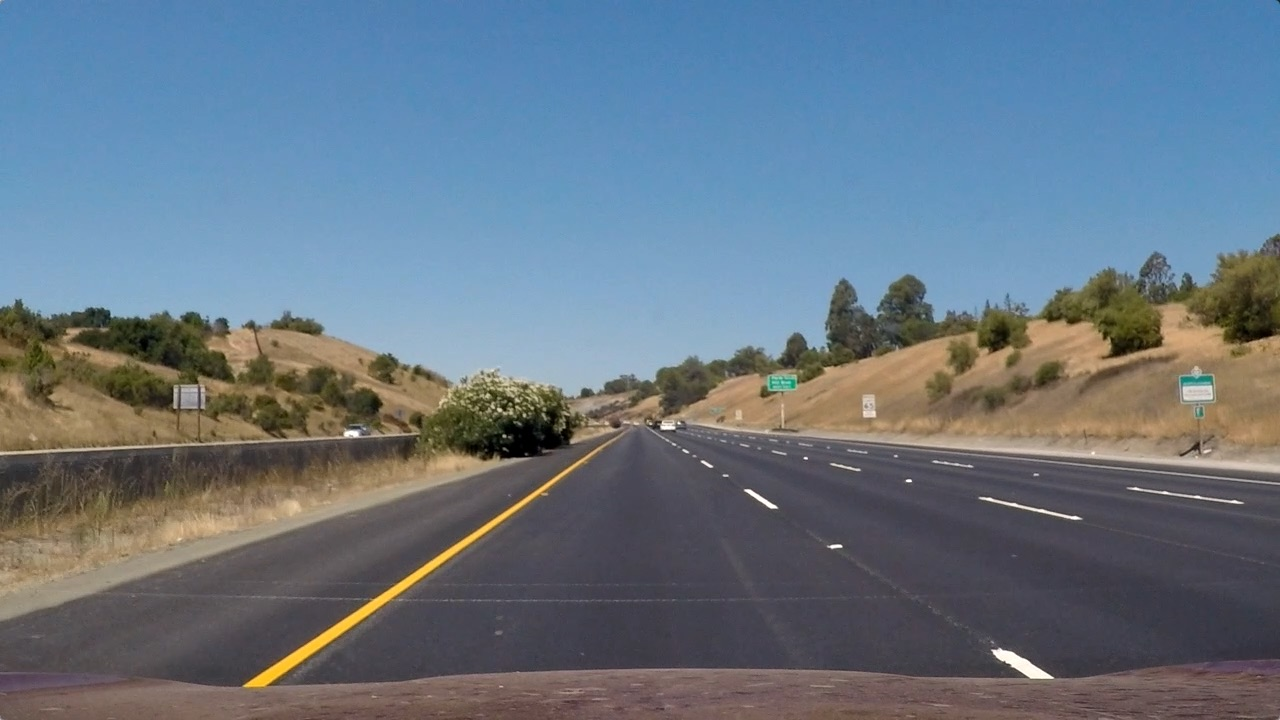
#> input picture test_images/straight_lines1.jpg, 1280 x 720 px
$ jupyter execute --allow-errors gradients.ipynb   (older library calls are emulated)
#> lines starting #> are read from the running program, lines starting #| are printed output that depends on the picture; after the words box and inside, x2 and y2 are one past the last pixel; in counts of white or black regions, pixels touching at a corner belong together
### threshold_functions.py
import glob

import cv2
import matplotlib.pyplot as plt
import numpy as np

from saveTo import saveTo


# Define a function that applies Sobel x or y,
# then takes an absolute value and applies a threshold.
def abs_sobel_thresh(img, orient='xy', sobel_kernel=3, thresh=(100, 255), verbose=False):

    # Apply the following steps to img
    # 1) Convert to grayscale
    # 2) Take the gradient in x and y separately
    # 3) Calculate the magnitude
    # 4) Scale to 8-bit (0 - 255) and convert to type = np.uint8
    # 5) Create a binary mask where mag thresholds are met
    # 5) Blur the image
    # 5) apply Otsu's thresholding after Gaussian filtering
    # 6) Return this mask as your binary_output image

    gray = cv2.cvtColor(img, cv2.COLOR_RGB2GRAY)
    if orient == 'x':
        abs_sobel = np.absolute(
            cv2.Sobel(gray, cv2.CV_64F, 1, 0, ksize=sobel_kernel))
    if orient == 'y':
        abs_sobel = np.absolute(
            cv2.Sobel(gray, cv2.CV_64F, 0, 1, ksize=sobel_kernel))
    if orient == 'xy':
        abs_sobel_x = cv2.Sobel(gray, cv2.CV_64F, 1, 0, ksize=sobel_kernel)
        abs_sobel_y = cv2.Sobel(gray, cv2.CV_64F, 0, 1, ksize=sobel_kernel)
        abs_sobel = np.sqrt(abs_sobel_x ** 2 + abs_sobel_y ** 2)
    scaled_sobel = np.uint8(255 * abs_sobel/np.max(abs_sobel))

    """ #thresholding after Gaussian filtering
    blur = cv2.GaussianBlur(scaled_sobel,(5,5),0)
    _,binary_output = cv2.threshold(blur, 50, 1, cv2.THRESH_BINARY)
    """

    # Otsu's thresholding after Gaussian filtering
    blur = cv2.GaussianBlur(scaled_sobel, (5, 5), 0)
    _, binary_output = cv2.threshold(
        blur, thresh[0], thresh[1], cv2.THRESH_BINARY+cv2.THRESH_OTSU)

    #binary_output = np.zeros_like(scaled_sobel)
    #binary_output[(scaled_sobel >= thresh[0]) & (scaled_sobel <= thresh[1])] = 1

    if verbose:
        plt.imshow(binary_output, cmap='gray')
        plt.show()
    return binary_output

# Define a function that applies Sobel x and y,
# then computes the magnitude of the gradient
# and applies a threshold


# [60 lines left out: functions mag_thresh, dir_threshold, not called in this run]


def hls_select(img, thresh=(0, 255), channel='S'):
    # 1) Convert to HLS color space
    # 2) Apply a threshold to the S channel
    # 3) Return a binary image of threshold result

    # convert image from RGB to HLS
    hls = cv2.cvtColor(img, cv2.COLOR_RGB2HLS)

    # get the H channel from the HLS image
    H = hls[:, :, 0]
    # get the L channel from the HLS image
    L = hls[:, :, 1]
    # get the S channel from the HLS image
    S = hls[:, :, 2]

    # apply threshold to the S channel and produce a binary image
    binary_output = np.zeros_like(H)
    if channel == 'H':
        binary_output[(H > thresh[0]) & (H <= thresh[1])] = 1
    if channel == 'L':
        binary_output[(L > thresh[0]) & (L <= thresh[1])] = 1
    if channel == 'S':
        binary_output[(S > thresh[0]) & (S <= thresh[1])] = 1
    return binary_output


def hsv_select(img, thresh=([0, 70, 70], [50, 255, 255]), channel='all', verbose=False):
    # 1) Convert to HSV color space
    # 2) Apply a threshold to the S channel
    # 3) Return a binary image of threshold result

    # define range of blue color in HSV
    lower_b = np.array(thresh[0])
    upper_b = np.array(thresh[1])

    # convert image from BGR to HSV
    hsv = cv2.cvtColor(img, cv2.COLOR_BGR2HSV)

    # get the H channel from the HLS image
    H = hsv[:, :, 0]
    # get the S channel from the HLS image
    S = hsv[:, :, 1]
    # get the V channel from the HLS image
    V = hsv[:, :, 2]

    # apply threshold to the S channel and produce a binary image
    binary_output = np.zeros_like(H)
    if channel == 'H':
        binary_output[(H > thresh[0][0]) & (H <= thresh[1][0])] = 1
    if channel == 'S':
        binary_output[(S > thresh[0][1]) & (S <= thresh[1][1])] = 1
    if channel == 'V':
        binary_output[(V > thresh[0][2]) & (V <= thresh[1][2])] = 1
    if channel == 'all':
        # Threshold the HSV image to get only range threshold colors
        binary_output = cv2.inRange(hsv, lower_b, upper_b)
        """ binary_output[(H > thresh[0][0]) & (H <= thresh[1][0]) &
                      (S > thresh[0][1]) & (S <= thresh[1][1]) &
                      (V > thresh[0][2]) & (V <= thresh[1][2]) ] = 1
 """

    if verbose:
        plt.imshow(binary_output, cmap='gray')
        plt.show()

    return binary_output


def histo_image(image, verbose=False):
    """
    Apply histogram equalization to an input frame, threshold it and return the (binary) result.
    """
    gray = cv2.cvtColor(image, cv2.COLOR_BGR2GRAY)

    histo_global = cv2.equalizeHist(gray)

    _, histo = cv2.threshold(histo_global, thresh=250,
                             maxval=255, type=cv2.THRESH_BINARY)

    if verbose:
        plt.imshow(histo, cmap='gray')
        plt.show()

    return histo


def binarize_image(img, verbose=False):
    """
    Convert an input frame to a binary image that highlights lanes as much as possible

    :param img: input color image
    :param show: if True, show resulting images
    :return: binarized image
    """
    h, w = img.shape[:2]

    # creat an empty image with the same size as the passed frame to the function
    binary_output = np.zeros(shape=(h, w), dtype=np.uint8)

    # using HSV, Find yellow lanes in the image (min [0, 70, 70] and max [50, 255, 255] were selected to detect yellow at all conditions in the image)
    HSV_yellow_lanes = hsv_select(img, thresh=(
        [0, 100, 100], [50, 255, 255]), channel='all', verbose=False)

    #HSV_yellow_lanes = thresh_frame_in_HSV(img, yellow_HSV_th_min, yellow_HSV_th_max, verbose=False)

    # add the yellow mask to the binary image
    binary_output = np.logical_or(binary_output, HSV_yellow_lanes)

    # using Histogram Equalization, Find white lanes in the image
    histo_white_lanes = histo_image(img, verbose=False)

    # add the white mask to the binary image
    binary_output = np.logical_or(binary_output, histo_white_lanes)

    # apply sobel mask to the image
    sobel_mask = abs_sobel_thresh(
        img, orient='xy', sobel_kernel=9, thresh=(50, 200), verbose=False)

    # apply a light morphology to "fill the gaps" in the binary image
    kernel = np.ones((6, 6), np.uint8)
    closing = cv2.morphologyEx(sobel_mask.astype(
        np.uint8), cv2.MORPH_CLOSE, kernel)

    kernel = np.ones((2, 2), np.uint8)
    opening = cv2.morphologyEx(closing.astype(
        np.uint8), cv2.MORPH_OPEN, kernel)

    # add the sobel mask to the binary image
    binary_output = np.logical_or(opening, binary_output)

    # using HLS, Find lanes in the image
    hls_s_binary = hls_select(img, thresh=(200, 255), channel='S')

    # add the HLS mask to the binary image
    binary_output = np.logical_or(binary_output, hls_s_binary)

    # apply a light morphology to "fill the gaps" in the binary image
    kernel = np.ones((5, 5), np.uint8)
    binary_output = cv2.morphologyEx(binary_output.astype(
        np.uint8), cv2.MORPH_CLOSE, kernel)


    if verbose:
        f, ax = plt.subplots(2, 3)
        f.set_facecolor('white')

        ax[0, 0].imshow(cv2.cvtColor(img, code=cv2.COLOR_BGR2RGB), cmap='gray')
        ax[0, 0].set_title('Original')
        ax[0, 0].set_axis_off()

        ax[0, 1].imshow(HSV_yellow_lanes, cmap='gray')
        ax[0, 1].set_title('Yellow mask')
        ax[0, 1].set_axis_off()

        ax[0, 2].imshow(histo_white_lanes, cmap='gray')
        ax[0, 2].set_title('white mask')
        ax[0, 2].set_axis_off()

        ax[1, 2].imshow(sobel_mask, cmap='gray')
        ax[1, 2].set_title('Sobel mask')
        ax[1, 2].set_axis_off()

        ax[1, 0].imshow(binary_output, cmap='gray')
        ax[1, 0].set_title('OUTPUT')
        ax[1, 0].set_axis_off()

        ax[1, 1].imshow(closing, cmap='gray')
        ax[1, 1].set_title('closing')
        ax[1, 1].set_axis_off()

        # ax[1, 2].imshow(opening, cmap='gray')
        # ax[1, 2].set_title('opening')
        # ax[1, 2].set_axis_off()
        plt.show()
    return binary_output, closing, opening


# [24 lines left out: function pipeline, not called in this run]


# [9 lines that do not run on import are left out]

        # [4 lines of commented-out code are left out]

### gradients.ipynb
[cell 1]
import numpy as np
import cv2
import matplotlib.pyplot as plt
import matplotlib.image as mpimg
import pickle
from threshold_functions import abs_sobel_thresh
from threshold_functions import mag_thresh
from threshold_functions import dir_threshold
from threshold_functions import hls_select
from threshold_functions import hsv_select
from threshold_functions import binarize_image


# Read in an image
image = mpimg.imread('test_images/straight_lines1.jpg')
#> image is the input picture: shape (720, 1280, 3); mean R, G, B 103.2, 117.7, 131.2
img_size = (image.shape[1], image.shape[0])

ksize = 9;

#> (the rest of this cell did not finish here and is left out)

#> in hsv_select, `binary_output = cv2.inRange(hsv, lower_b, upper_b)`:
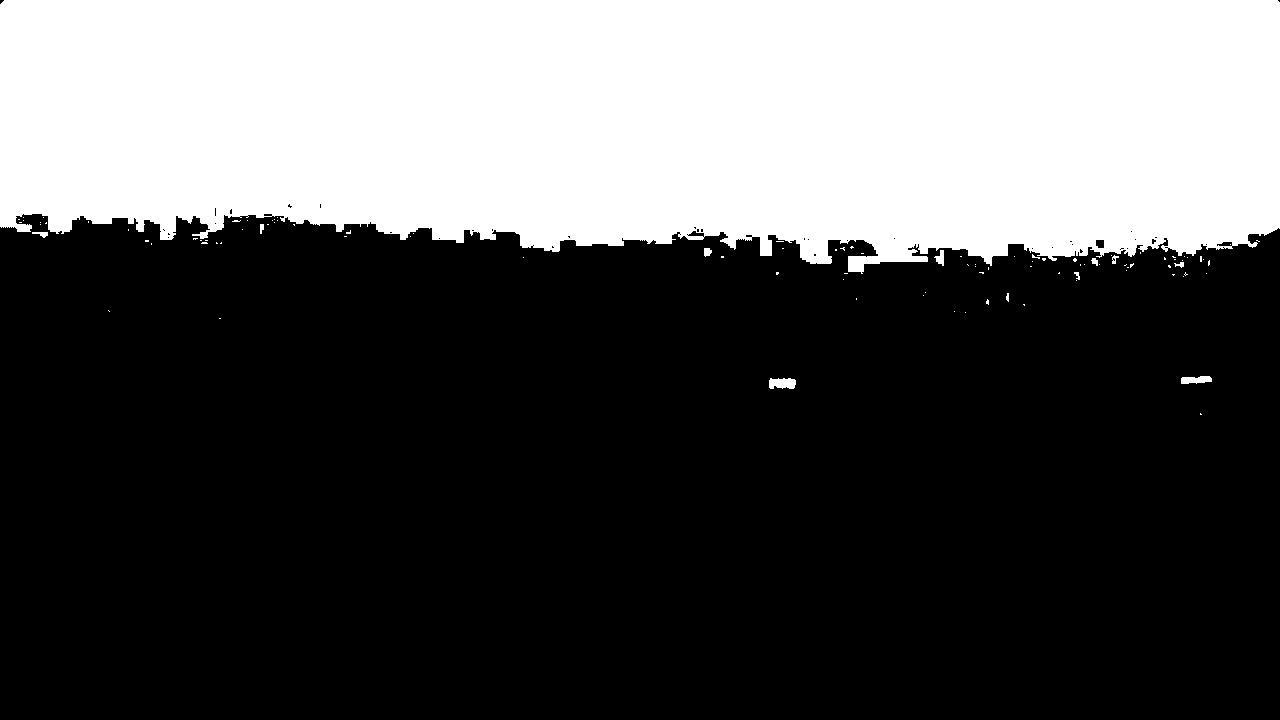
#> binary_output: shape (720, 1280); 33.4% white; 104 white regions (92 under 20 px), largest, box (x1, y1, x2, y2) and area: (0, 0, 1280, 274) 306380, (769, 378, 796, 389) 250, (1181, 376, 1212, 384) 193
#> in abs_sobel_thresh, `abs_sobel_y = cv2.Sobel(gray, cv2.CV_64F, 0, 1, ksize=sobel_kernel)`:
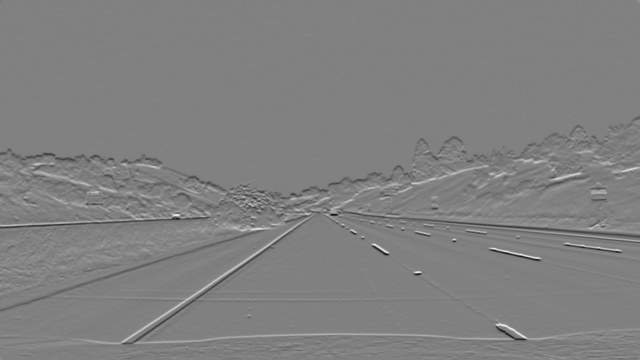
#> abs_sobel_y: shape (720, 1280) float64 (shown at 1/2 size); min -1581900, max 1548409, mean -1112.9; drawn with min black and max white
#> in hls_select, `H = hls[:, :, 0]`:
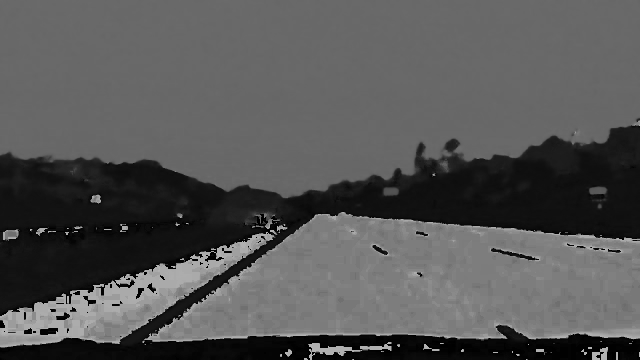
#> H: shape (720, 1280) (shown at 1/2 size); min 0, max 179, mean 85.5
#> in hls_select, `S = hls[:, :, 2]`:
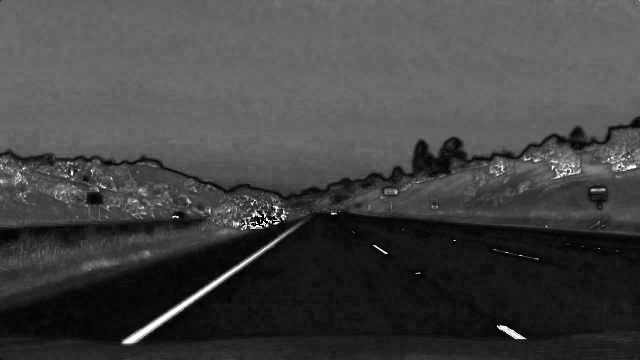
#> S: shape (720, 1280) (shown at 1/2 size); min 0, max 255, mean 67
#> in binarize_image, `plt.show()`:
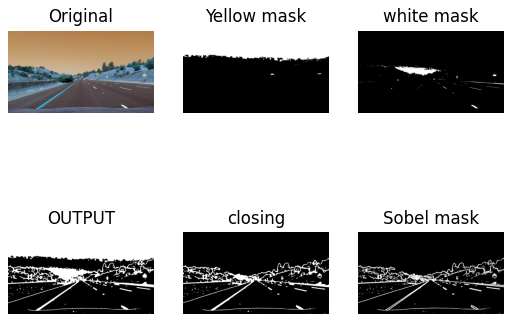
#> figure drawn by matplotlib, 6 panels; B, G, R data is drawn as R, G, B


'''
# Run the function
gradx = abs_sobel_thresh(image, orient='x', sobel_kernel=ksize, thresh=(20, 150))

grady = abs_sobel_thresh(image, orient='y', sobel_kernel=ksize, thresh=(80, 255))

gradxy = abs_sobel_thresh(image, orient='xy', sobel_kernel=ksize, thresh=(1, 50))

# Run the function
mag_binary = mag_thresh(image, sobel_kernel=9, mag_thresh=(30, 100))

# Run the function
dir_binary = dir_threshold(image, sobel_kernel=15, thresh=(0.7, 1.3))

# Run the function
hls_s_binary = hls_select(image, thresh=(150, 255), channel='S')

# Run the function
hls_h_binary = hls_select(image, thresh=(50, 200), channel='H')

# Run the function
hsv_v_binary = hsv_select(image, thresh=([0, 70, 70], [50, 255, 255]), channel='all', verbose='True')

combined = np.zeros_like(dir_binary)
#combined[((gradx == 1) & (grady == 0)) | ((mag_binary == 1) | (dir_binary == 1)) | (hls_s_binary == 1)] = 1
#combined[((gradx == 1) & (grady == 0)) | (hls_s_binary == 1)  | (hsv_v_binary == 1) & (hls_h_binary == 0)] = 1
combined[((gradx == 1) & (grady == 0)) | (hsv_v_binary == 1)] = 1


color_binary = np.dstack(( np.zeros_like(gradx), gradx, grady)) * 255


# Plot the result
f, (ax1, ax2, ax3) = plt.subplots(1, 3, figsize=(24, 9))
f.tight_layout()
ax1.imshow(image)
ax1.set_title('Original Image', fontsize=50)
ax2.imshow(color_binary)
ax2.set_title('Stacks.', fontsize=50)
ax3.imshow(combined, cmap='gray')
ax3.set_title('Thresholded Grad. Combined.', fontsize=50)
plt.subplots_adjust(left=0., right=1, top=0.9, bottom=0.)

plt.figure()
plt.imshow(gradxy, cmap='gray')

plt.figure()
plt.imshow(grady, cmap='gray')

plt.figure()
plt.imshow(hsv_v_binary, cmap='gray')

plt.figure()
plt.imshow(hls_s_binary, cmap='gray')

plt.figure()
plt.imshow(hls_h_binary, cmap='gray')
'''

[cell 2]
import cv2
from warp import warper

#> (the rest of this cell did not finish here and is left out)

[cell 3]
import numpy as np
import cv2
import matplotlib.pyplot as plt
import matplotlib.image as mpimg
import pickle
import array
from os.path import join, basename
from threshold_functions import abs_sobel_thresh
from threshold_functions import mag_thresh
from threshold_functions import dir_threshold
from threshold_functions import hls_select
from threshold_functions import hsv_select

# Read in an image
#> (the rest of this cell did not finish here and is left out)

[cell 4]
import numpy as np
import matplotlib.image as mpimg
import matplotlib.pyplot as plt
import cv2

# Read in an image
#combined = mpimg.imread('output_images/test1_255.jpg')
#> (the rest of this cell did not finish here and is left out)

[cell 5]
def curve(A, B, y):
    return ((1+(2*A*y + B)**2)**(3/2))/(abs(2*A))


def measure_curvature_real():
    '''
    Calculates the curvature of polynomial functions in meters.
    '''
    # Define conversions in x and y from pixels space to meters
    ym_per_pix = 30/720 # meters per pixel in y dimension
    xm_per_pix = 3.7/700 # meters per pixel in x dimension

    # Start by generating our fake example data
    # Make sure to feed in your real data instead in your project!
    #ploty, left_fit_cr, right_fit_cr = generate_data(ym_per_pix, xm_per_pix)


    # Define y-value where we want radius of curvature
    # We'll choose the maximum y-value, corresponding to the bottom of the image
    y_eval =  0

    ##### TO-DO: Implement the calculation of R_curve (radius of curvature) #####
    left_curverad = curve(left_fit_cr_m[0], left_fit_cr_m[1], y_eval*ym_per_pix)  ## Implement the calculation of the left line here
    right_curverad = curve(right_fit_cr_m[0], right_fit_cr_m[1], y_eval*ym_per_pix)  ## Implement the calculation of the right line here

    return left_curverad, right_curverad


# Calculate the radius of curvature in meters for both lane lines
#> (the rest of this cell did not finish here and is left out)

#> in measure_curvature_real, `ym_per_pix = 30/720`: ym_per_pix = 0.0417

print(left_curverad, 'm', right_curverad, 'm')
# Should see values of 533.75 and 648.16 here, if using
# the default `generate_data` function with given seed number
